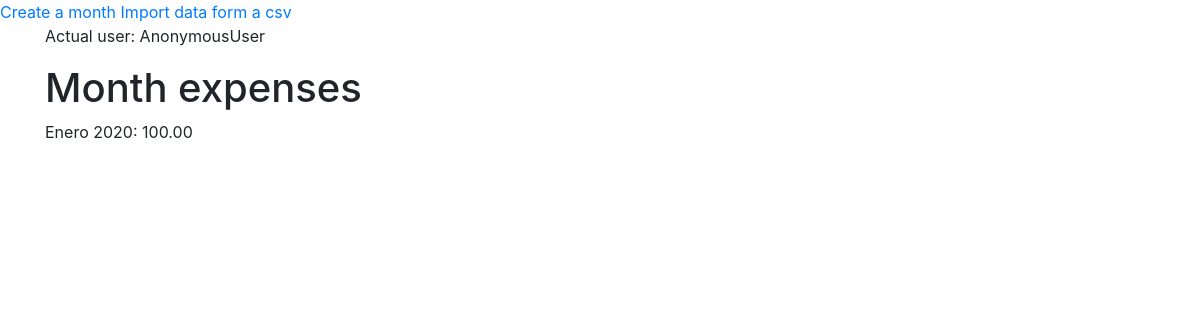
/months/Enero/2020/, run on the app's committed database.
### month/models.py (models this page shows, shortened)
class Month (models.Model):
    months = [
        ('Enero', 'Enero'),
        ('Febrero', 'Febrero'),
        ('Marzo', 'Marzo'),
        ('Abril', 'Abril'),
        ('Mayo', 'Mayo'),
        ('Junio', 'Junio'),
        ('Julio', 'Julio'),
        ('Agosto', 'Agosto'),
        ('Septiembre', 'Septiembre'),
        ('Octubre', 'Octubre'),
        ('Noviembre', 'Noviembre'),
        ('Diciembre', 'Diciembre'),
    ]
    name = models.CharField(max_length=10, choices=months)
    year = models.IntegerField(null=False, validators=[MinValueValidator(1900), MaxValueValidator(3000)])
    expenses = models.DecimalField(max_digits=6, decimal_places=2)
    income = models.DecimalField(max_digits=6, decimal_places=2, null=True, blank=True)

### month/views.py (the view)
# urls.py: path('<str:month>/<int:year>/', views.month_detail, name='month'),
def month_detail(request, month, year):
    try:
        month = Month.objects.get(name=month, year=year)
        return render(request, 'month/month_detail.html', {'month': month})
    except Month.DoesNotExist:
        raise Http404(f'Month {month} of {year} not exist')

### month/templates/month/month_detail.html
{% extends 'month/base.html' %}
{% block app %}
<h1>Month expenses</h1>
<p>{{month.name}} {{month.year}}: {{month.expenses}}</p>
{%  endblock %}

### data on the page
Month: name "Enero", year "2020", expenses "100.00"

### other printed values
{{ request.user }} "AnonymousUser"
